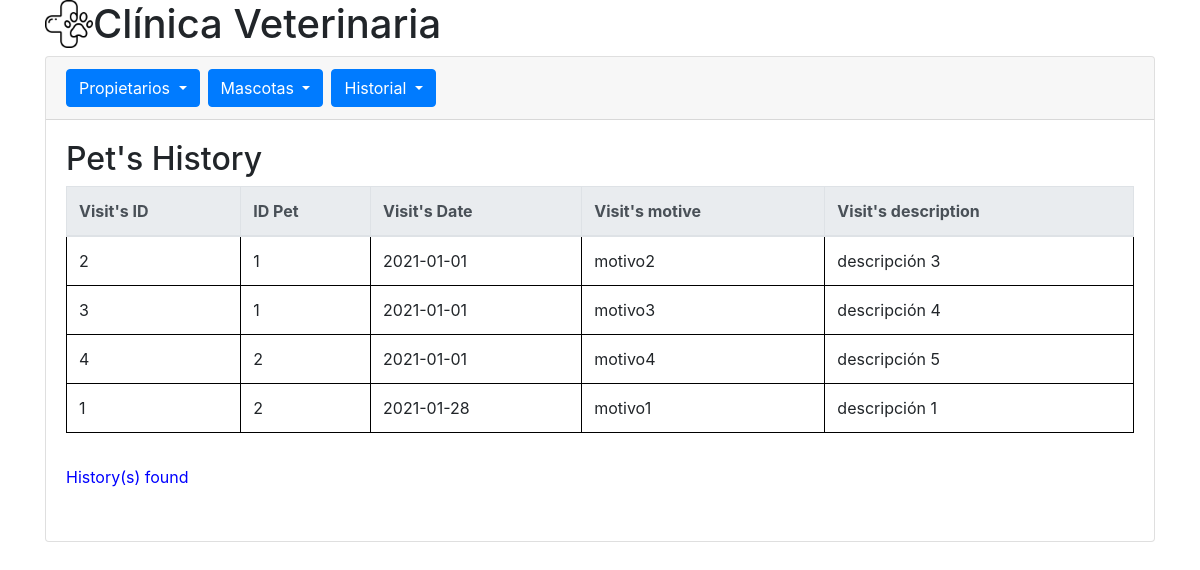
The app's page /index.php?menu=history&option=list_all with its own data.
### tables this page shows
CREATE TABLE `lineas_de_historial` (
  `id` int(11) NOT NULL,
  `idmascota` int(11) NOT NULL,
  `fecha` date NOT NULL,
  `motivo_visita` varchar(300) DEFAULT NULL,
  `descripcion` varchar(300) DEFAULT NULL
);

### model/History.class.php (called while the page is built, shortened)
<?php
class History
{
    private $id;
    private $idPet;
    private $date;
    private $motive;
    private $desc;
    public function __construct($id, $idPet, $date, $motive = NULL, $desc = NULL)
    {
        $this->id = $id;
        $this->idPet = $idPet;
        $this->date = $date;
        $this->motive = $motive;
        $this->desc = $desc;
    }
    public function getId()
    {
        return $this->id;
    }
    public function getIdPet()
    {
        return $this->idPet;
    }
    public function getDate()
    {
        return $this->date;
    }
    public function getMotive()
    {
        return $this->motive;
    }
    public function getDesc()
    {
        return $this->desc;
    }
}

### model/persist/DBConnection.class.php (called while the page is built)
<?php
class DBConnection
{
    private $dsn = "mysql:host=localhost;dbname=mascotasclinic";
    private $user = "root";
    private $password = "";
    private $dbh;
    private function connect()
    {
        $flag = true;
        try {
            $this->dbh = new PDO($this->dsn, $this->user, $this->password);
        } catch (PDOException $e) {
            $flag = false;
        }
        return $flag;
    }
    private function disconnect()
    {
        $this->dbh = null;
    }
    public function myQuery($sql, $vector)
    {
        $sentencia = null;
        if ($this->connect()) {
            try {
                $sentencia = $this->dbh->prepare($sql);
            } catch (PDOException $e) {
            }
            if ($sentencia->execute($vector) != false) {
                $this->disconnect();
            }
        }
        return $sentencia;
    }
}

### model/persist/HistoryDAO.class.php (called while the page is built, shortened)
<?php
require_once "model/History.class.php";
require_once "model/persist/DBConnection.class.php";
class HistoryDAO implements ModelInterface
{
    private $dbConnection;
    public function __construct()
    {
        $this->dbConnection = new DBConnection();
    }
    public function listAll()
    {
        $response = array();
        $sql = "SELECT * FROM lineas_de_historial ORDER BY fecha ASC";
        $vector = array();
        $sentence = $this->dbConnection->myQuery($sql, $vector);
        if ($sentence != null && $sentence->rowCount() != 0) {
            foreach ($sentence as $line) {
                $history = new History($line["id"], $line["idmascota"], $line["fecha"], $line["motivo_visita"], $line["descripcion"]);
                $response[] = $history;
            }
        }
        return $response;
    }
}

### view/form/HistoryPet.php (the view)
<h2>Pet's History</h2>
<table class="table">
    <thead class="thead-light">
        <tr>
            <th>Visit's ID</th>
            <th>ID Pet</th>
            <th>Visit's Date</th>
            <th>Visit's motive</th>
            <th>Visit's description</th>
        </tr>
    </thead>
    <tbody>
        <?php
        if (isset($content)) {
            foreach ($content as $element) {
                echo "<tr>";
                echo "<td>{$element->getId()}</td>";
                echo "<td>{$element->getIdPet()}</td>";
                echo "<td>{$element->getDate()}</td>";
                echo "<td>{$element->getMotive()}</td>";
                echo "<td>{$element->getDesc()}</td>";
                echo "</tr>";
            }
        }
        ?>
    </tbody>
</table>

### index.php (shortened to what this page needs)
<?php
require_once "controller/MainController.class.php";
?>
<!DOCTYPE html>
<html lang="es">
<head>
	<link rel="stylesheet" href="vendors/bootstrap-4.0.0-dist/css/bootstrap.min.css">
	<link rel="stylesheet" href="<?= PATH_CSS ?>header.css">
	<link rel="stylesheet" href="<?= PATH_CSS ?>body.css">
</head>
<body>
	<div class="container">
		<header>
			<a><img src="<?= PATH_IMG ?>vet.png" alt="vet.png"></a>
			<h1>Clínica Veterinaria</h1>
		</header>
		<?php
		$controlMain = new MainController();
		$controlMain->processRequest();
		?>
	</div>
</body>
</html>

### controller/MainController.class.php (shortened to what this page needs)
<?php
require_once "controller/HistoryController.class.php";
class MainController
{
	public function processRequest()
	{
		if (isset($_GET["menu"])) $request = $_GET["menu"];
		else $request = NULL;
		switch ($request) {
			case "history":
				$historyController = new HistoryController();
				$historyController->processRequest();
				break;
		}
	}
}

### controller/HistoryController.class.php (shortened to what this page needs)
<?php
require_once "view/HistoryView.class.php";
require_once "model/persist/HistoryDAO.class.php";
require_once "model/History.class.php";
class HistoryController implements ControllerInterface
{
    private $view;
    private $model;
    public function __construct()
    {
        $this->view = new HistoryView();
        $this->model = new HistoryDAO();
    }
    public function processRequest()
    {
        $request = NULL;
        if (isset($_POST["action"])) $request = $_POST["action"];
        else if (isset($_GET["option"])) $request = $_GET["option"];
        switch ($request) {
            case "list_all":
                $this->listAll();
                break;
        }
    }
    public function listAll()
    {
        $history = $this->model->listAll();
        $this->view->display("view/form/HistoryPet.php", $history);
    }
}

### view/HistoryView.class.php
<?php
class HistoryView
{
	public function display ($template = NULL, $content = NULL)
	{
		if ($template != NULL) include($template);
		include("view/form/MessageForm.php");
	}
}

### view/form/MessageForm.php (shortened to what this page needs)
<div id="info">
    <?php
    if (isset($_SESSION["info"])) {
        foreach ($_SESSION["info"] as $key => $value) {
            echo "<p>$value</p>";
        }
    }
    ?>
</div>

### view/css/header.css (style rules this page uses)
header { float: left; width: 100%; line-height: 0em; }
header img { float: left; height: 3em; }

### view/css/body.css (style rules this page uses)
#info { width: 100%; float: left; margin-top: 1em; color: blue; }
table, th, tr, td { border: 0.1em solid black; border-collapse: collapse; }

### records on screen
lineas_de_historial: id "2", idmascota "1", fecha "2021-01-01", motivo_visita "motivo2", descripcion "descripción 3"
lineas_de_historial: id "3", idmascota "1", fecha "2021-01-01", motivo_visita "motivo3", descripcion "descripción 4"
lineas_de_historial: id "4", idmascota "2", fecha "2021-01-01", motivo_visita "motivo4", descripcion "descripción 5"
lineas_de_historial: id "1", idmascota "2", fecha "2021-01-28", motivo_visita "motivo1", descripcion "descripción 1"

### other values on screen
$value "History(s) found"
